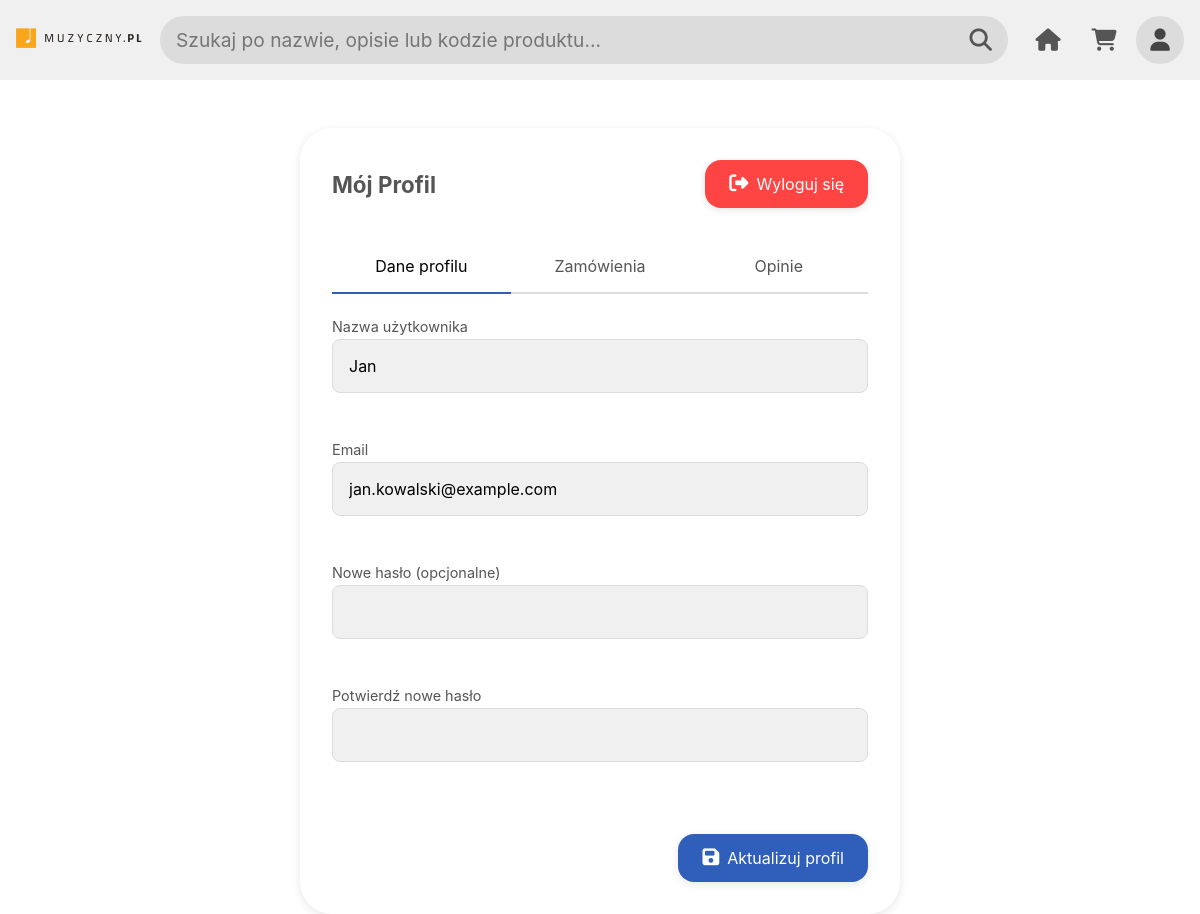
/src/pages/profile.php (signed in), run on an earlier commit of the app's database.
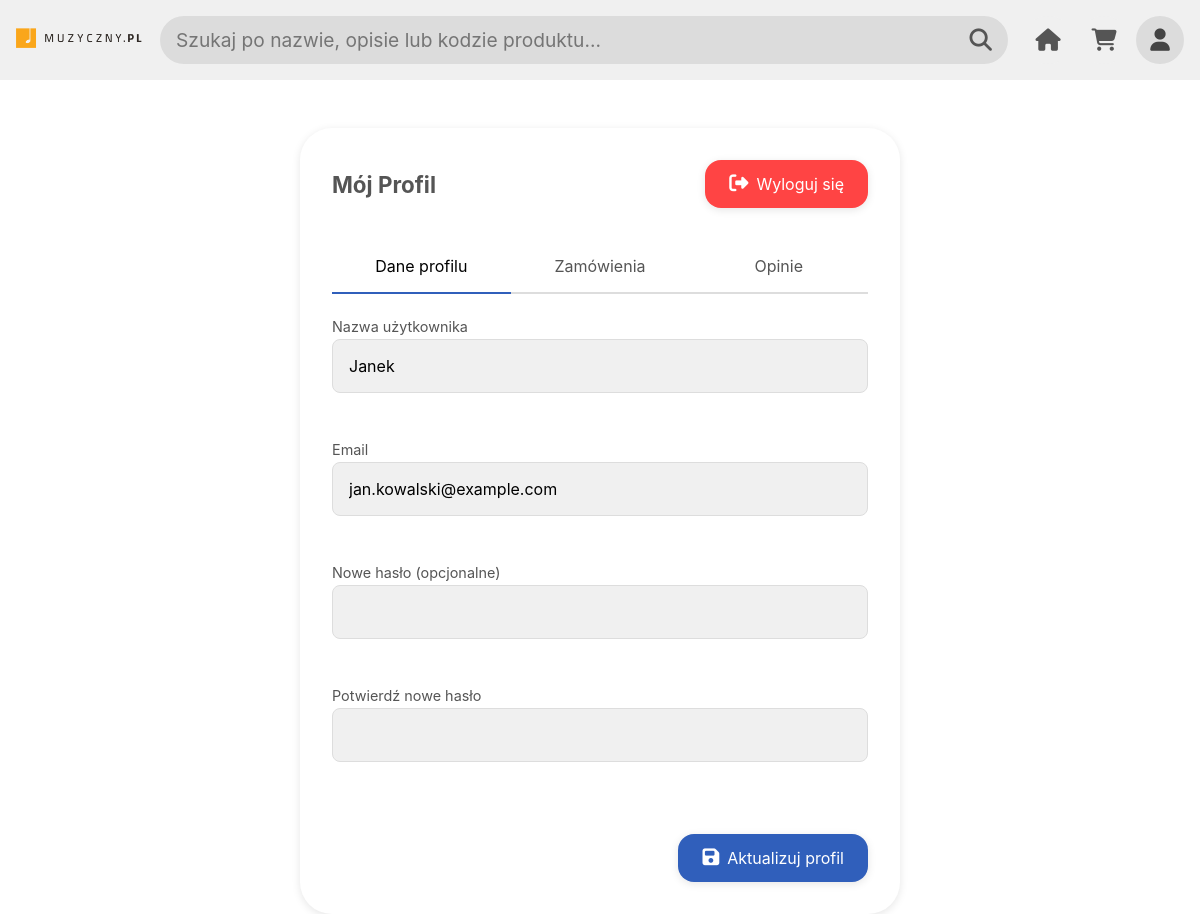
And on a later commit of the database.
### tables this page shows
CREATE TABLE `klienci` (
  `id` int(11) NOT NULL,
  `uzytkownik_id` int(11) NOT NULL
);

CREATE TABLE `uzytkownicy` (
  `id` int(11) NOT NULL,
  `nazwa_uzytkownika` varchar(255) NOT NULL,
  `email` varchar(255) NOT NULL,
  `haslo` varchar(255) NOT NULL,
  `data_rejestracji` datetime NOT NULL DEFAULT current_timestamp(),
  `typ` enum('pracownik','klient') NOT NULL DEFAULT 'klient'
);

### src/pages/profile.php (the view, shortened to what the changed rows need)
<?php
  include_once '../includes/config/db_config.php';
  $ORDER_STATUSES = [
    'w przygotowaniu' => ['class' => 'status-badge warning'],
    'wysłane' => ['class' => 'status-badge info'],
    'dostarczone' => ['class' => 'status-badge success'],
    'anulowane' => ['class' => 'status-badge danger']
  ];
  $errors = [
    'email' => '',
    'password' => '',
    'employee' => '',
    'employee_password' => '',
    'register_email' => '',
    'register_password' => '',
    'register_username' => '',
  ];
  $values = [
    'email' => '',
    'employee_id' => '',
    'register_email' => '',
    'register_username' => '',
  ];
  $isLoggedIn = isset($_SESSION['user_id']);
  $userData = null;
  if ($isLoggedIn) {
    $userId = $_SESSION['user_id'];
    $query = "SELECT u.*, k.id as klient_id FROM uzytkownicy u
              LEFT JOIN klienci k ON u.id = k.uzytkownik_id
              WHERE u.id = ?";
    $stmt = mysqli_prepare($connection, $query);
    mysqli_stmt_bind_param($stmt, 'i', $userId);
    mysqli_stmt_execute($stmt);
    $result = mysqli_stmt_get_result($stmt);
    $userData = mysqli_fetch_assoc($result);
  } else {
    if ($_SERVER["REQUEST_METHOD"] === "POST") {
      handleLogin($connection, $errors, $values);
      handleEmployeeLogin($connection, $errors, $values);
      handleRegistration($connection, $errors, $values);
    }
  }
?>
<!DOCTYPE html>
<html lang="pl">
<head>
  <link href="../assets/css/profile.css" rel="stylesheet">
</head>
<body>
<main class="fade-in">
  <?php if ($isLoggedIn): ?>
    <?php if (isset($viewingOrderDetails) && $orderDetails): ?>
      <div class="order-details-container">
        <div class="order-details-header">
          <h2>Szczegóły zamówienia #<?= $orderDetails['order']['id'] ?></h2>
          <div class="button-group">
            <?php if ($orderDetails['order']['status'] !== 'dostarczone' && $orderDetails['order']['status'] !== 'anulowane'): ?>
              <form method="POST" class="cancel-order-form" onsubmit="return confirm('Czy na pewno chcesz anulować to zamówienie?');">
                <input type="hidden" name="order_id" value="<?= $orderDetails['order']['id'] ?>">
                <button type="submit" name="cancel_order" class="form-button btn-danger">
                  <i class="fas fa-times"></i> Anuluj zamówienie
                </button>
              </form>
            <?php endif; ?>
            <a href="profile.php" class="form-button"><i class="fas fa-arrow-left"></i> Powrót do profilu</a>
          </div>
        </div>
        <div class="order-info">
          <div class="info-group">
            <h3>Informacje o zamówieniu</h3>
            <p><strong>ID zamówienia:</strong> <?= $orderDetails['order']['id'] ?></p>
            <p><strong>Data złożenia:</strong> <?= $orderDetails['order']['data_zamowienia'] ?></p>
            <p><strong>Status:</strong>
              <span class="status-badge <?= $ORDER_STATUSES[$orderDetails['order']['status']]['class'] ?>">
                <?= $orderDetails['order']['status'] ?>
              </span>
            </p>
            <p><strong>Wartość całkowita:</strong> <?= $orderDetails['summary']['total'] ?> zł</p>
          </div>
          <?php if ($orderDetails['summary']['discount']): ?>
          <div class="info-group">
            <h3>Informacje o zniżce</h3>
            <p><strong>Wysokość zniżki:</strong> <?= $orderDetails['summary']['discount_percent'] ?>%</p>
            <p><strong>Kwota zniżki:</strong> <?= $orderDetails['summary']['discount'] ?> zł</p>
          </div>
          <?php endif; ?>
        </div>
        <h3>Zamówione produkty</h3>
        <div class="admin-table-wrapper">
          <table class="admin-table">
            <thead>
              <tr>
                <th>Produkt</th>
                <th>Kod produktu</th>
                <th>Ilość</th>
                <th>Cena</th>
                <th>Suma</th>
              </tr>
            </thead>
            <tbody>
              <?php foreach ($orderDetails['items'] as $item): ?>
                <tr>
                  <td><?= htmlspecialchars($item['nazwa']) ?></td>
                  <td><?= htmlspecialchars($item['kod_produktu']) ?></td>
                  <td><?= $item['ilosc'] ?></td>
                  <td><?= number_format($item['cena'], 2) ?> zł</td>
                  <td><?= number_format($item['cena'] * $item['ilosc'], 2) ?> zł</td>
                </tr>
              <?php endforeach; ?>
            </tbody>
            <tfoot>
              <tr>
                <td colspan="4" class="text-right"><strong>Suma częściowa:</strong></td>
                <td><?= $orderDetails['summary']['subtotal'] ?> zł</td>
              </tr>
              <?php if ($orderDetails['summary']['discount']): ?>
              <tr>
                <td colspan="4" class="text-right"><strong>Zniżka (<?= $orderDetails['summary']['discount_percent'] ?>%):</strong></td>
                <td>-<?= $orderDetails['summary']['discount'] ?> zł</td>
              </tr>
              <?php endif; ?>
              <tr>
                <td colspan="4" class="text-right"><strong>Razem:</strong></td>
                <td><strong><?= $orderDetails['summary']['total'] ?> zł</strong></td>
              </tr>
            </tfoot>
          </table>
        </div>
      </div>
    <?php else: ?>
      <div class="profile-container">
        <div class="profile-header">
          <h1>Mój Profil</h1>
          <form method="POST" class="logout-form">
            <button type="submit" name="logout" class="form-button btn-danger"><i class="fas fa-sign-out-alt"></i> Wyloguj się</button>
          </form>
        </div>
        <div class="profile-tabs">
          <button class="profile-tab active" data-tab="profile">Dane profilu</button>
          <button class="profile-tab" data-tab="orders">Zamówienia</button>
          <button class="profile-tab" data-tab="reviews">Opinie</button>
        </div>
        <div class="profile-content active" id="profile">
          <form method="POST" class="profile-form">
            <div class="form-group">
              <label class="form-label" for="username">Nazwa użytkownika</label>
              <input class="form-input" type="text" id="username" name="username"
                     value="<?= htmlspecialchars($userData['nazwa_uzytkownika']) ?>" required>
            </div>
            <div class="form-group">
              <label class="form-label" for="email">Email</label>
              <input class="form-input" type="email" id="email" name="email"
                     value="<?= htmlspecialchars($userData['email']) ?>" required>
            </div>
            <div class="form-group">
              <label class="form-label" for="new_password">Nowe hasło (opcjonalne)</label>
              <input class="form-input" type="password" id="new_password" name="new_password">
            </div>
            <div class="form-group">
              <label class="form-label" for="confirm_password">Potwierdź nowe hasło</label>
              <input class="form-input" type="password" id="confirm_password" name="confirm_password">
            </div>
            <div class="button-group">
              <button type="submit" name="update_profile" class="form-button"><i class="fas fa-save"></i> Aktualizuj profil</button>
            </div>
          </form>
        </div>
      </div>
    <?php endif; ?>
  <?php endif; ?>
</main>
</body>
</html>

What changed in the data, as far as the page shows it:
no longer on this page (row unchanged): klienci: username "Jan", email "jan.kowalski@example.com"
now on this page (row edited): uzytkownicy: username "Janek", email "jan.kowalski@example.com"
